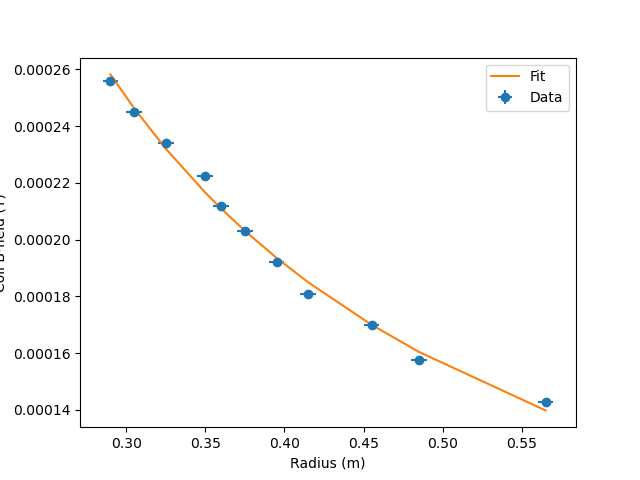

Recreate this plot in Python.
"""
Curve fitting the extra b field over changes in radius of the electron and plotting residuals
"""
import numpy as np
import matplotlib.pyplot as plt
from scipy.optimize import curve_fit

# Define constants
mu_0 = 4*np.pi*10e-7
R = 13.2*10e-2
n = 15


# Define chi squared function
def reduced_chi_squared(x, y, y_exp, unc, params):
    chi_squared = 0
    for i in range(len(y)):
        chi_squared += ((y[i] - y_exp[i]) / unc[i]) ** 2

    return chi_squared / (len(y) - params)

def get_b_field(current):
    return ((mu_0 * n * current) / R) * (4 / 5) ** (3 / 2)

def correct_b_field(b_field, r):
    return b_field*(1 - ((r**4) / (R**4*(0.6583 + 0.29*(r/R)**2)**2)))

# Load data
data = np.loadtxt('/Users/hachemfattouh/Desktop/random files 5 the will to survive/Physics224-1/Charge Mass Ratio/var_current.csv', delimiter=',', skiprows=1)
current = data[:,0]
x_unc = (data[:,3]/2)*10e-2
radius = (data[:,2]/2)*10e-2
y_unc = get_b_field(data[:,1])
b_coil = correct_b_field(get_b_field(current), radius)

# Define model
def f(x, a, B_e):
    return a*(1/x) - B_e  # Apply corrected current

# Curve fit
popt, pcov = curve_fit(f, radius, b_coil, sigma=x_unc, p0= [5.9*10e-5, 2.3*10e-5])
pstd = np.sqrt(np.diag(pcov))

# Plot data
plt.errorbar(radius, b_coil, xerr=x_unc, yerr=y_unc, fmt='o', label='Data')
plt.plot(radius, f(radius, *popt), label='Fit')
plt.xlabel('Radius (m)')
plt.ylabel('Coil B-field (T)')
plt.legend()
plt.show()

# Plot residuals
residuals = b_coil - f(radius, *popt)
plt.errorbar(radius, residuals, xerr=x_unc, yerr=y_unc, fmt='o', label='Data')
plt.axhline(0, color='black', lw=1, linestyle='--')
plt.ylabel('Residuals')
plt.xlabel('Radius (m)')

# Print curve fit values
chi2 = reduced_chi_squared(radius, b_coil, f(radius, *popt), x_unc, 1)
print('Reduced Chi Squared:', chi2)
print('a:', popt[0])
print('Uncertainty:', pstd[0])
print('B_e:', popt[1])
print('Uncertainty:', pstd[1])
